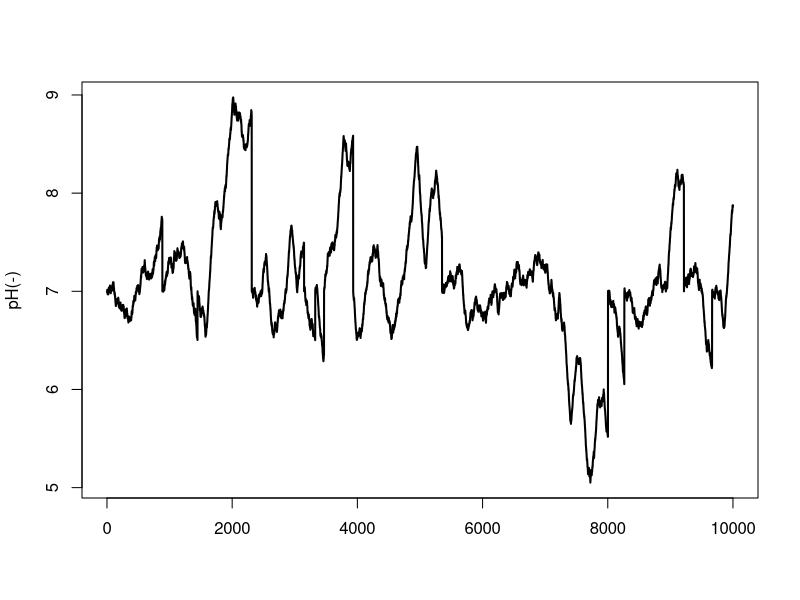

Recreate this plot in R.
##### Simulate pH Data for Testing####

#####Parameters Pre-set
limit.max <<- 9
limit.min <<-5
base <<- 7
p.up <<- 0.5
p.down <<- 0.5
pH.interval <<- 0.1
p.interval <<- 0.01
randomchange <<- 0.05
#####Simulation Function
simul <- function(dataset, len){
  dataset[1] <<- 7
  for(i in 2:len){
    pH.int <- pH.interval*runif(1, 0.1, 1)
    rdm <- floor(runif(1, -1*p.down, p.up))
    if(rdm == 0)
      rdm <<- 1
    point <<- dataset[i-1]+pH.int*rdm
    if(point>limit.max || point<limit.min)
      dataset[i] <<- dataset[i-1]
    else
      dataset[i] <<- point
    p.up.temp <<- p.up+p.interval*(base-dataset[i])
    if(p.up.temp<1 && p.up.temp>0){
      p.up <<- p.up.temp
      p.down <<- 1-p.up
    } 
    timee <<- timee + 1
  }
}


#####Simulation Process
#####Parameters Pre-set
limit.max <<- 9
limit.min <<-5
base <<- 7
p.up <<- 0.5
p.down <<- 0.5
pH.interval <<- 0.02
p.interval <<- 0.0005
randomchange <<- 0.1
dataset <<- numeric(10000)
#simul(dataset, 3)
eventmarks <<- numeric(10000)
j <<- 1
while(j <= 10000){
  inc <- floor(runif(1,100,200))
  mark <- floor(runif(1,0.1,1.9))
  if(j+inc <= 10000)
    eventmarks[j:(j+inc)] <- mark
  if(j+inc > 10000)
    eventmarks[j:10000] <- mark
  j <- j+inc+1
}

limit.max2 <<- 7.5
limit.min2 <<-6.5
p.up2 <<- 0.5
p.down2 <<- 0.5
pH.interval2 <<- 0.02
p.interval2 <<- 0.0005

dataset[1] <- 7
for(i in 2:10000){
  if(eventmarks[i]==0){
    pH.int <- pH.interval2*runif(1, 0.1, 1)
    rdm <- floor(runif(1, -1*p.down2, p.up2))
    if(rdm == 0)
      rdm <- 1
    point2 <- dataset[i-1]+pH.int*rdm
    if(point2>limit.max2 || point2<limit.min2)
      dataset[i] <- base
    else
      dataset[i] <- point2
    if(dataset[i] >base)
      p.up.temp2 <<- p.up2+p.interval2*(base-dataset[i])/(limit.max2-dataset[i])
    else
      p.up.temp2 <<- p.up2+p.interval2*(base-dataset[i])/(dataset[i]-limit.min2)
   # p.up.temp2 <<- p.up.temp2 + runif(1, randomchange*-1, randomchange)
    if(p.up.temp2<1 && p.up.temp2>0){
      p.up2 <<- p.up.temp2
      p.down2 <<- 1-p.up2
    } 
  }
  else{
    pH.int <- pH.interval*runif(1, 0.1, 1)
    rdm <- floor(runif(1, -1*p.down, p.up))
    if(rdm == 0)
      rdm <- 1
    point <- dataset[i-1]+pH.int*rdm
    if(point>limit.max || point<limit.min)
      dataset[i] <- dataset[i-1]
    else
      dataset[i] <- point
    if(dataset[i] >base)
      p.up.temp <<- p.up+p.interval*(base-dataset[i])/(limit.max-dataset[i])
    else
      p.up.temp <<- p.up+p.interval*(base-dataset[i])/(dataset[i]-limit.min)
    p.up.temp <<- p.up.temp + runif(1, randomchange*-1, randomchange)
    if(p.up.temp<1 && p.up.temp>0){
      p.up <<- p.up.temp
      p.down <<- 1-p.up
    } 
  }
}

plot(dataset, type="l", ylab="pH(-)",xlab="",lwd=2, cex.lab=1,col="black",cex=1)